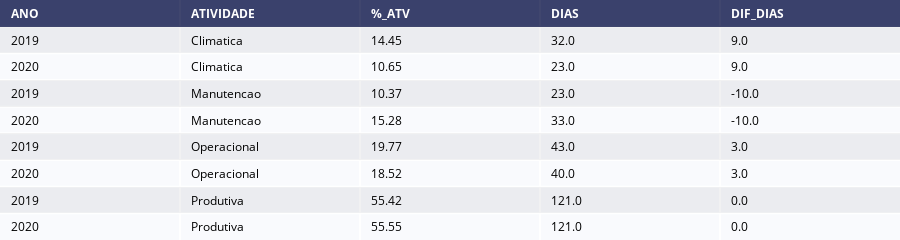

The notebook cell saved with this chart:
### Code cell
import plotly.figure_factory as ff

df_result = df_result[['ANO', 'ATIVIDADE', '%_ATV', 'DIAS', 'DIF_DIAS']]
df_result['%_ATV'] = round(df_result['%_ATV'],2)
fig =  ff.create_table(df_result, height_constant=20)
print('Análise das paradas por classe de Atividade')
fig.show()

### Figure 1 — Plotly figure (JSON) as saved in the notebook; plotly's stock layout.template omitted (floating-point values rounded to 4 significant figures)
{"data": [{"colorscale": [[0, "#00083e"], [0.5, "#ededee"], [1, "#ffffff"]], "hoverinfo": "none", "opacity": 0.75, "showscale": false, "type": "heatmap", "z": [[0, 0, 0, 0, 0], [0.5, 0.5, 0.5, 0.5, 0.5], [1, 1, 1, 1, 1], [0.5, 0.5, 0.5, 0.5, 0.5], [1, 1, 1, 1, 1], [0.5, 0.5, 0.5, 0.5, 0.5], [1, 1, 1, 1, 1], [0.5, 0.5, 0.5, 0.5, 0.5], [1, 1, 1, 1, 1]]}], "layout": {"annotations": [{"align": "left", "font": {"color": "#ffffff"}, "showarrow": false, "text": "<b>ANO</b>", "x": -0.45, "xanchor": "left", "xref": "x", "y": 0, "yref": "y"}, {"align": "left", "font": {"color": "#ffffff"}, "showarrow": false, "text": "<b>ATIVIDADE</b>", "x": 0.55, "xanchor": "left", "xref": "x", "y": 0, "yref": "y"}, {"align": "left", "font": {"color": "#ffffff"}, "showarrow": false, "text": "<b>%_ATV</b>", "x": 1.55, "xanchor": "left", "xref": "x", "y": 0, "yref": "y"}, {"align": "left", "font": {"color": "#ffffff"}, "showarrow": false, "text": "<b>DIAS</b>", "x": 2.55, "xanchor": "left", "xref": "x", "y": 0, "yref": "y"}, {"align": "left", "font": {"color": "#ffffff"}, "showarrow": false, "text": "<b>DIF_DIAS</b>", "x": 3.55, "xanchor": "left", "xref": "x", "y": 0, "yref": "y"}, {"align": "left", "font": {"color": "#000000"}, "showarrow": false, "text": "2019", "x": -0.45, "xanchor": "left", "xref": "x", "y": 1, "yref": "y"}, {"align": "left", "font": {"color": "#000000"}, "showarrow": false, "text": "Climatica", "x": 0.55, "xanchor": "left", "xref": "x", "y": 1, "yref": "y"}, {"align": "left", "font": {"color": "#000000"}, "showarrow": false, "text": "14.45", "x": 1.55, "xanchor": "left", "xref": "x", "y": 1, "yref": "y"}, {"align": "left", "font": {"color": "#000000"}, "showarrow": false, "text": "32.0", "x": 2.55, "xanchor": "left", "xref": "x", "y": 1, "yref": "y"}, {"align": "left", "font": {"color": "#000000"}, "showarrow": false, "text": "9.0", "x": 3.55, "xanchor": "left", "xref": "x", "y": 1, "yref": "y"}, {"align": "left", "font": {"color": "#000000"}, "showarrow": false, "text": "2020", "x": -0.45, "xanchor": "left", "xref": "x", "y": 2, "yref": "y"}, {"align": "left", "font": {"color": "#000000"}, "showarrow": false, "text": "Climatica", "x": 0.55, "xanchor": "left", "xref": "x", "y": 2, "yref": "y"}, {"align": "left", "font": {"color": "#000000"}, "showarrow": false, "text": "10.65", "x": 1.55, "xanchor": "left", "xref": "x", "y": 2, "yref": "y"}, {"align": "left", "font": {"color": "#000000"}, "showarrow": false, "text": "23.0", "x": 2.55, "xanchor": "left", "xref": "x", "y": 2, "yref": "y"}, {"align": "left", "font": {"color": "#000000"}, "showarrow": false, "text": "9.0", "x": 3.55, "xanchor": "left", "xref": "x", "y": 2, "yref": "y"}, {"align": "left", "font": {"color": "#000000"}, "showarrow": false, "text": "2019", "x": -0.45, "xanchor": "left", "xref": "x", "y": 3, "yref": "y"}, {"align": "left", "font": {"color": "#000000"}, "showarrow": false, "text": "Manutencao", "x": 0.55, "xanchor": "left", "xref": "x", "y": 3, "yref": "y"}, {"align": "left", "font": {"color": "#000000"}, "showarrow": false, "text": "10.37", "x": 1.55, "xanchor": "left", "xref": "x", "y": 3, "yref": "y"}, {"align": "left", "font": {"color": "#000000"}, "showarrow": false, "text": "23.0", "x": 2.55, "xanchor": "left", "xref": "x", "y": 3, "yref": "y"}, {"align": "left", "font": {"color": "#000000"}, "showarrow": false, "text": "-10.0", "x": 3.55, "xanchor": "left", "xref": "x", "y": 3, "yref": "y"}, {"align": "left", "font": {"color": "#000000"}, "showarrow": false, "text": "2020", "x": -0.45, "xanchor": "left", "xref": "x", "y": 4, "yref": "y"}, {"align": "left", "font": {"color": "#000000"}, "showarrow": false, "text": "Manutencao", "x": 0.55, "xanchor": "left", "xref": "x", "y": 4, "yref": "y"}, {"align": "left", "font": {"color": "#000000"}, "showarrow": false, "text": "15.28", "x": 1.55, "xanchor": "left", "xref": "x", "y": 4, "yref": "y"}, {"align": "left", "font": {"color": "#000000"}, "showarrow": false, "text": "33.0", "x": 2.55, "xanchor": "left", "xref": "x", "y": 4, "yref": "y"}, {"align": "left", "font": {"color": "#000000"}, "showarrow": false, "text": "-10.0", "x": 3.55, "xanchor": "left", "xref": "x", "y": 4, "yref": "y"}, {"align": "left", "font": {"color": "#000000"}, "showarrow": false, "text": "2019", "x": -0.45, "xanchor": "left", "xref": "x", "y": 5, "yref": "y"}, {"align": "left", "font": {"color": "#000000"}, "showarrow": false, "text": "Operacional", "x": 0.55, "xanchor": "left", "xref": "x", "y": 5, "yref": "y"}, {"align": "left", "font": {"color": "#000000"}, "showarrow": false, "text": "19.77", "x": 1.55, "xanchor": "left", "xref": "x", "y": 5, "yref": "y"}, {"align": "left", "font": {"color": "#000000"}, "showarrow": false, "text": "43.0", "x": 2.55, "xanchor": "left", "xref": "x", "y": 5, "yref": "y"}, {"align": "left", "font": {"color": "#000000"}, "showarrow": false, "text": "3.0", "x": 3.55, "xanchor": "left", "xref": "x", "y": 5, "yref": "y"}, {"align": "left", "font": {"color": "#000000"}, "showarrow": false, "text": "2020", "x": -0.45, "xanchor": "left", "xref": "x", "y": 6, "yref": "y"}, {"align": "left", "font": {"color": "#000000"}, "showarrow": false, "text": "Operacional", "x": 0.55, "xanchor": "left", "xref": "x", "y": 6, "yref": "y"}, {"align": "left", "font": {"color": "#000000"}, "showarrow": false, "text": "18.52", "x": 1.55, "xanchor": "left", "xref": "x", "y": 6, "yref": "y"}, {"align": "left", "font": {"color": "#000000"}, "showarrow": false, "text": "40.0", "x": 2.55, "xanchor": "left", "xref": "x", "y": 6, "yref": "y"}, {"align": "left", "font": {"color": "#000000"}, "showarrow": false, "text": "3.0", "x": 3.55, "xanchor": "left", "xref": "x", "y": 6, "yref": "y"}, {"align": "left", "font": {"color": "#000000"}, "showarrow": false, "text": "2019", "x": -0.45, "xanchor": "left", "xref": "x", "y": 7, "yref": "y"}, {"align": "left", "font": {"color": "#000000"}, "showarrow": false, "text": "Produtiva", "x": 0.55, "xanchor": "left", "xref": "x", "y": 7, "yref": "y"}, {"align": "left", "font": {"color": "#000000"}, "showarrow": false, "text": "55.42", "x": 1.55, "xanchor": "left", "xref": "x", "y": 7, "yref": "y"}, {"align": "left", "font": {"color": "#000000"}, "showarrow": false, "text": "121.0", "x": 2.55, "xanchor": "left", "xref": "x", "y": 7, "yref": "y"}, {"align": "left", "font": {"color": "#000000"}, "showarrow": false, "text": "0.0", "x": 3.55, "xanchor": "left", "xref": "x", "y": 7, "yref": "y"}, {"align": "left", "font": {"color": "#000000"}, "showarrow": false, "text": "2020", "x": -0.45, "xanchor": "left", "xref": "x", "y": 8, "yref": "y"}, {"align": "left", "font": {"color": "#000000"}, "showarrow": false, "text": "Produtiva", "x": 0.55, "xanchor": "left", "xref": "x", "y": 8, "yref": "y"}, {"align": "left", "font": {"color": "#000000"}, "showarrow": false, "text": "55.55", "x": 1.55, "xanchor": "left", "xref": "x", "y": 8, "yref": "y"}, {"align": "left", "font": {"color": "#000000"}, "showarrow": false, "text": "121.0", "x": 2.55, "xanchor": "left", "xref": "x", "y": 8, "yref": "y"}, {"align": "left", "font": {"color": "#000000"}, "showarrow": false, "text": "0.0", "x": 3.55, "xanchor": "left", "xref": "x", "y": 8, "yref": "y"}], "height": 230, "margin": {"b": 0, "l": 0, "r": 0, "t": 0}, "xaxis": {"dtick": 1, "gridwidth": 2, "showticklabels": false, "tick0": -0.5, "ticks": "", "zeroline": false}, "yaxis": {"autorange": "reversed", "dtick": 1, "gridwidth": 2, "showticklabels": false, "tick0": 0.5, "ticks": "", "zeroline": false}}}
